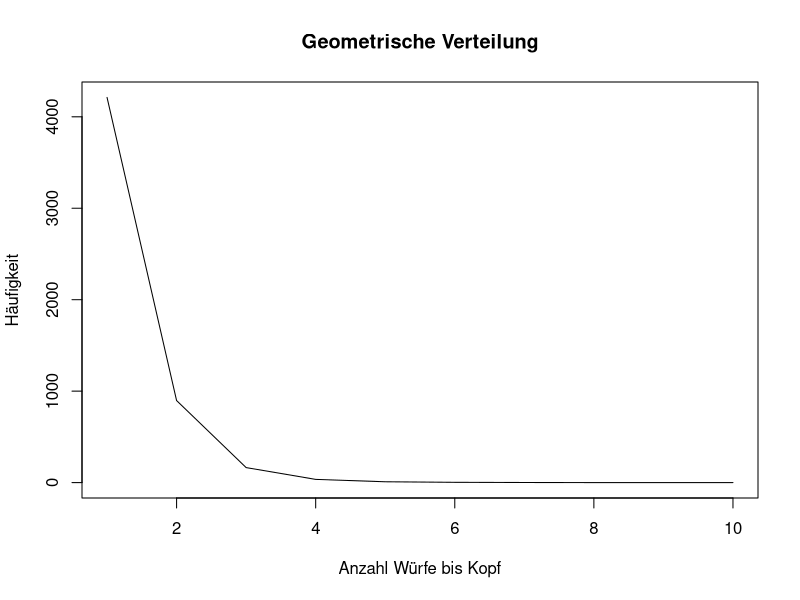

Write R code to recreate this figure.
countbiskopf = function() {
  # p=0.6 bedeutet: Die Chance, Kopf zu werfen, beträgt 3/5
  m=c('Kopf','Zahl','Zahl','Kopf','Kopf')
  i=0
  count=0
  # Zähle die Würfe, bis Kopf kommt
  while (i==0) {
    if (sample(m,1)=='Zahl') count=count+1
    if (sample(m,1)=='Kopf') i=1
  }
  count
}

verteilung = function(wdh) {
  # Definiere Vektor der Länge 10
  a=c(0,0,0,0,0,0,0,0,0,0)
  # Für die Anzahl der Wiederholungen
  for (i in 1:wdh) {
    # Bestimme Wert
    k=countbiskopf()
    # Speichere den Wert im Vektor
    a[k] = a[k]+1
  }
  a
}

plot(verteilung(10000),main='Geometrische Verteilung',type='l'
     ,xlab='Anzahl Würfe bis Kopf',ylab='Häufigkeit')


